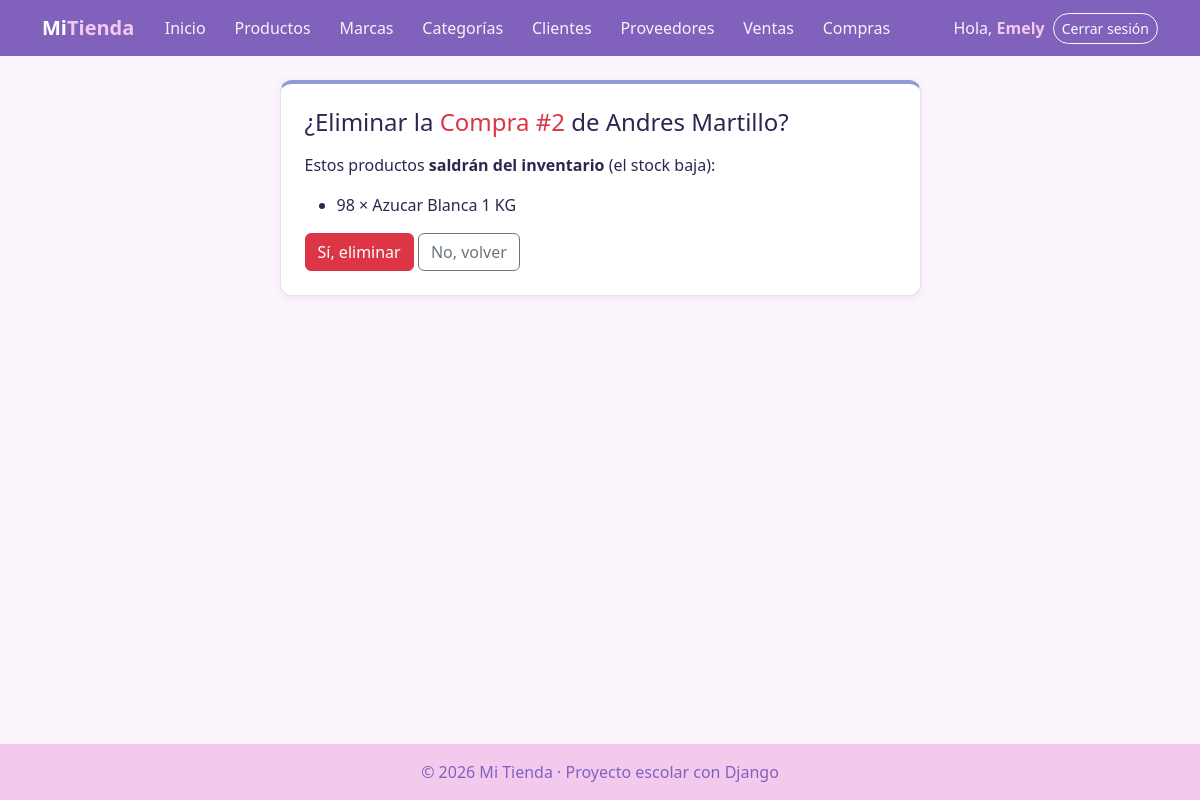
Page /facturacion/compras/eliminar/2/ (signed in) on the committed database.
### facturacion/models.py (models this page shows, shortened)
class ModeloBase(models.Model):
    user = models.ForeignKey(                    # 1:N con User: un usuario registra muchos registros
        User,
        on_delete=models.SET_NULL,               # Si borran al usuario, el registro se queda con user vacío
        null=True,                               # SET_NULL necesita que la columna acepte NULL
        blank=True,
        editable=False,                          # No aparece en formularios: lo llena la VISTA, no la persona
        related_name="%(class)s_registrados",    # %(class)s = nombre del modelo → user.producto_registrados
        verbose_name="Registrado por",
    )
    fecha_creacion = models.DateTimeField("Fecha de creación", auto_now_add=True)   # Se llena sola al CREAR
    fecha_modificacion = models.DateTimeField("Última modificación", auto_now=True) # Se actualiza sola en CADA save()
    class Meta:
        abstract = True                          # ← LA CLAVE: modelo "molde", sin tabla propia

class Compra(ModeloBase):
    proveedor = models.ForeignKey(Proveedor, on_delete=models.PROTECT, related_name="compras")
    fecha_hora = models.DateTimeField("Fecha y hora", default=timezone.now)
    subtotal = models.DecimalField(max_digits=12, decimal_places=2, default=0, editable=False)
    iva = models.DecimalField("IVA", max_digits=12, decimal_places=2, default=0, editable=False)
    total = models.DecimalField(max_digits=12, decimal_places=2, default=0, editable=False)
    tipo_pago = models.CharField("Tipo de pago", max_length=15, choices=TipoPago.choices, default=TipoPago.CONTADO)
    class Meta:
        verbose_name = "Compra"
        verbose_name_plural = "Compras"
        ordering = ["-fecha_hora"]
    def __str__(self):
        return f"Compra #{self.pk}"

class Proveedor(ModeloBase):                     # NUEVO
    nombre = models.CharField(max_length=80)
    apellido = models.CharField(max_length=80)
    ruc = models.CharField("RUC", max_length=13, unique=True)        # RUC de Ecuador: 13 dígitos
    email = models.EmailField("Correo", blank=True)
    contacto = models.CharField("Teléfono de contacto", max_length=15, blank=True)
    logo = models.ImageField(upload_to="proveedores/", blank=True)   # Archivo en MEDIA_ROOT/proveedores/
    class Meta:
        verbose_name = "Proveedor"
        verbose_name_plural = "Proveedores"
        ordering = ["nombre", "apellido"]
    def __str__(self):
        return f"{self.nombre} {self.apellido}"

class DetalleCompra(ModeloBase):
    compra = models.ForeignKey(Compra, on_delete=models.CASCADE, related_name="detalles")
    producto = models.ForeignKey(Producto, on_delete=models.PROTECT, related_name="detalles_compra")
    cantidad = models.PositiveIntegerField(default=1, validators=[MinValueValidator(1)])
    precio = models.DecimalField("Costo unitario", max_digits=10, decimal_places=2)   # lo que cobró el proveedor
    class Meta:
        verbose_name = "Detalle de compra"
        verbose_name_plural = "Detalles de compra"

class Producto(ModeloBase):
    nombre = models.CharField(max_length=100)
    descripcion = models.TextField("Descripción", blank=True)
    precio = models.DecimalField(max_digits=10, decimal_places=2)    # Precio de VENTA actual
    stock = models.PositiveIntegerField(default=0)                   # Unidades en bodega (nunca negativo)
    imagen = models.ImageField(                  # NUEVO: guarda una FOTO
        upload_to="productos/",                  #   el archivo va a MEDIA_ROOT/productos/
        blank=True,                              #   la foto es opcional
    )                                            #   En la tabla solo se guarda el TEXTO de la ruta: "productos/a55.jpg"
    marca = models.ForeignKey(Marca, on_delete=models.PROTECT, related_name="productos")
    categorias = models.ManyToManyField(Categoria, related_name="productos", blank=True)
    activo = models.BooleanField(default=True)
    class Meta:
        verbose_name = "Producto"
        verbose_name_plural = "Productos"
        ordering = ["nombre"]

### facturacion/views.py (the view, shortened to what this page needs)
# urls.py: path("compras/eliminar/<int:pk>/", views.CompraDeleteView.as_view(), name="compra_eliminar"),
class CompraDeleteView(LoginRequiredMixin, DeleteView):    # ELIMINAR
    model = Compra
    template_name = "facturacion/compra_eliminar.html"
    context_object_name = "compra"
    success_url = reverse_lazy("facturacion:compra_lista")

### facturacion/templates/facturacion/compra_eliminar.html (shortened to what this page needs)
{% extends "base.html" %}
{% block contenido %}
<div class="row justify-content-center">
    <div class="col-md-7">
        <div class="tarjeta">
            <h1 class="h4 mb-3">¿Eliminar la <span class="text-danger">{{ compra }}</span> de {{ compra.proveedor }}?</h1>
            <p>Estos productos <b>saldrán del inventario</b> (el stock baja):</p>
            <ul>
                {% for detalle in compra.detalles.all %}
                    <li>{{ detalle.cantidad }} × {{ detalle.producto.nombre }}</li>
                {% endfor %}
            </ul>
            <form method="post">
                <button type="submit" class="btn btn-danger">Sí, eliminar</button>
                <a href="{% url 'facturacion:compra_detalle' compra.pk %}" class="btn btn-outline-secondary">No, volver</a>
            </form>
        </div>
    </div>
</div>
{% endblock %}

### templates/base.html (shortened to what this page needs)
{% load static %}
<!DOCTYPE html>
<html lang="es">
<head>
    <link href="https://cdn.jsdelivr.net/npm/bootstrap@5.3.3/dist/css/bootstrap.min.css" rel="stylesheet">
    <link rel="stylesheet" href="{% static 'css/estilos.css' %}?v=5">
</head>
<body>
    <nav class="navbar navbar-expand-lg navbar-dark barra">
        <div class="container">
            <a class="navbar-brand fw-bold" href="{% url 'home' %}">Mi<span class="text-warning">Tienda</span></a>
            <div class="collapse navbar-collapse" id="menu">
                <ul class="navbar-nav me-auto">
                    <li class="nav-item"><a class="nav-link" href="{% url 'home' %}">Inicio</a></li>
                    {% if user.is_authenticated %}
                        <li class="nav-item"><a class="nav-link" href="{% url 'facturacion:producto_lista' %}">Productos</a></li>
                        <li class="nav-item"><a class="nav-link" href="{% url 'facturacion:marca_lista' %}">Marcas</a></li>
                        <li class="nav-item"><a class="nav-link" href="{% url 'facturacion:categoria_lista' %}">Categorías</a></li>
                        <li class="nav-item"><a class="nav-link" href="{% url 'facturacion:cliente_lista' %}">Clientes</a></li>
                        <li class="nav-item"><a class="nav-link" href="{% url 'facturacion:proveedor_lista' %}">Proveedores</a></li>
                        <li class="nav-item"><a class="nav-link" href="{% url 'facturacion:venta_lista' %}">Ventas</a></li>
                        <li class="nav-item"><a class="nav-link" href="{% url 'facturacion:compra_lista' %}">Compras</a></li>
                    {% endif %}
                </ul>
                <ul class="navbar-nav align-items-lg-center gap-2">
                    {% if user.is_authenticated %}
                        <li class="nav-item navbar-text">Hola, <a href="{% url 'facturacion:mi_perfil' %}" class="text-warning fw-bold text-decoration-none">{{ user.username }}</a></li>
                        <li class="nav-item">
                            <form method="post" action="{% url 'logout' %}" class="m-0">
                                <button type="submit" class="btn btn-sm btn-outline-light">Cerrar sesión</button>
                            </form>
                        </li>
                    {% else %}
                        <li class="nav-item"><a class="nav-link" href="{% url 'login' %}">Ingresar</a></li>
                        <li class="nav-item"><a class="btn btn-sm btn-warning" href="{% url 'registro' %}">Crear cuenta</a></li>
                    {% endif %}
                </ul>
            </div>
        </div>
    </nav>
    <main class="container py-4">
        {% block contenido %}{% endblock %}
    </main>
    <footer class="pie text-center py-3">© 2026 Mi Tienda · Proyecto escolar con Django</footer>
</body>
</html>

### static/css/estilos.css (style rules this page uses)
:root { --acento: #8061bc; --acento-claro: #8566BE; --rosa: #F3CAEE; --azul: #8E9BD8; --morado: #B08AD0; --fondo: #FCF5FD; --texto: #2E2650; --borde: #EBDDF0; }
body { background-color: var(--fondo); color: var(--texto); min-height: 100vh; display: flex; flex-direction: column; }
main { flex: 1; }
.barra { background-color: var(--acento); }
.barra .text-warning { color: var(--rosa) !important; }
.tarjeta { background: white; border: 1px solid var(--borde); border-radius: 12px; padding: 24px; box-shadow: 0 2px 10px rgba(107, 79, 163, .10); }
.pie { background-color: var(--rosa); color: var(--acento); }
.barra .navbar-nav .nav-link { color: rgba(255, 255, 255, .92); border-radius: 999px; padding: .4rem .9rem; transition: background .2s; }
.barra .navbar-text { color: rgba(255, 255, 255, .92); }
.barra .btn-outline-light { border-radius: 999px; }
.tarjeta { border-top: 4px solid var(--morado); }
.row > :nth-child(1) > .tarjeta { border-top-color: var(--azul); }

### rows in the picture
Compra: id "Compra #2", proveedor "Andres Martillo"
DetalleCompra: cantidad "98", producto.nombre "Azucar Blanca 1 KG"

### other values in the picture
{{ user.username }} "Emely"
